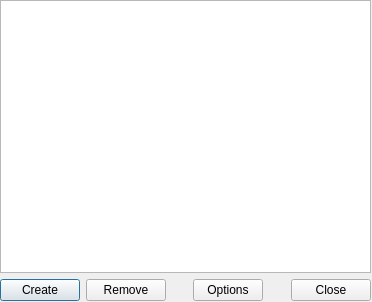
<?xml version="1.0" encoding="UTF-8"?>
<ui version="4.0">
 <class>uiChannelHomes</class>
 <widget class="QDialog" name="uiChannelHomes">
  <property name="geometry">
   <rect>
    <x>0</x>
    <y>0</y>
    <width>372</width>
    <height>302</height>
   </rect>
  </property>
  <property name="minimumSize">
   <size>
    <width>372</width>
    <height>302</height>
   </size>
  </property>
  <property name="maximumSize">
   <size>
    <width>372</width>
    <height>302</height>
   </size>
  </property>
  <property name="windowTitle">
   <string>Your channels</string>
  </property>
  <property name="windowIcon">
   <iconset resource="../scc.qrc">
    <normaloff>:/images/logo16x16.png</normaloff>:/images/logo16x16.png</iconset>
  </property>
  <widget class="QWidget" name="verticalLayoutWidget">
   <property name="geometry">
    <rect>
     <x>0</x>
     <y>0</y>
     <width>371</width>
     <height>301</height>
    </rect>
   </property>
   <layout class="QVBoxLayout" name="verticalLayout">
    <item>
     <widget class="QListWidget" name="listWidget_channels">
      <property name="editTriggers">
       <set>QAbstractItemView::NoEditTriggers</set>
      </property>
      <property name="movement">
       <enum>QListView::Static</enum>
      </property>
      <property name="viewMode">
       <enum>QListView::IconMode</enum>
      </property>
      <property name="sortingEnabled">
       <bool>true</bool>
      </property>
     </widget>
    </item>
    <item>
     <layout class="QHBoxLayout" name="horizontalLayout">
      <item>
       <widget class="QPushButton" name="pushButton_create">
        <property name="text">
         <string>Create</string>
        </property>
       </widget>
      </item>
      <item>
       <widget class="QPushButton" name="pushButton_remove">
        <property name="text">
         <string>Remove</string>
        </property>
       </widget>
      </item>
      <item>
       <spacer name="horizontalSpacer">
        <property name="orientation">
         <enum>Qt::Horizontal</enum>
        </property>
        <property name="sizeHint" stdset="0">
         <size>
          <width>40</width>
          <height>20</height>
         </size>
        </property>
       </spacer>
      </item>
      <item>
       <widget class="QToolButton" name="toolButton_options">
        <property name="sizePolicy">
         <sizepolicy hsizetype="Fixed" vsizetype="Preferred">
          <horstretch>0</horstretch>
          <verstretch>0</verstretch>
         </sizepolicy>
        </property>
        <property name="minimumSize">
         <size>
          <width>70</width>
          <height>0</height>
         </size>
        </property>
        <property name="text">
         <string>Options</string>
        </property>
        <property name="popupMode">
         <enum>QToolButton::InstantPopup</enum>
        </property>
        <property name="toolButtonStyle">
         <enum>Qt::ToolButtonTextBesideIcon</enum>
        </property>
        <property name="arrowType">
         <enum>Qt::NoArrow</enum>
        </property>
       </widget>
      </item>
      <item>
       <spacer name="horizontalSpacer_2">
        <property name="orientation">
         <enum>Qt::Horizontal</enum>
        </property>
        <property name="sizeHint" stdset="0">
         <size>
          <width>40</width>
          <height>20</height>
         </size>
        </property>
       </spacer>
      </item>
      <item>
       <widget class="QDialogButtonBox" name="buttonBox">
        <property name="sizePolicy">
         <sizepolicy hsizetype="Fixed" vsizetype="Fixed">
          <horstretch>0</horstretch>
          <verstretch>0</verstretch>
         </sizepolicy>
        </property>
        <property name="standardButtons">
         <set>QDialogButtonBox::Close</set>
        </property>
        <property name="centerButtons">
         <bool>false</bool>
        </property>
       </widget>
      </item>
     </layout>
    </item>
   </layout>
  </widget>
 </widget>
 <resources>
  <include location="../scc.qrc"/>
 </resources>
 <connections/>
</ui>
